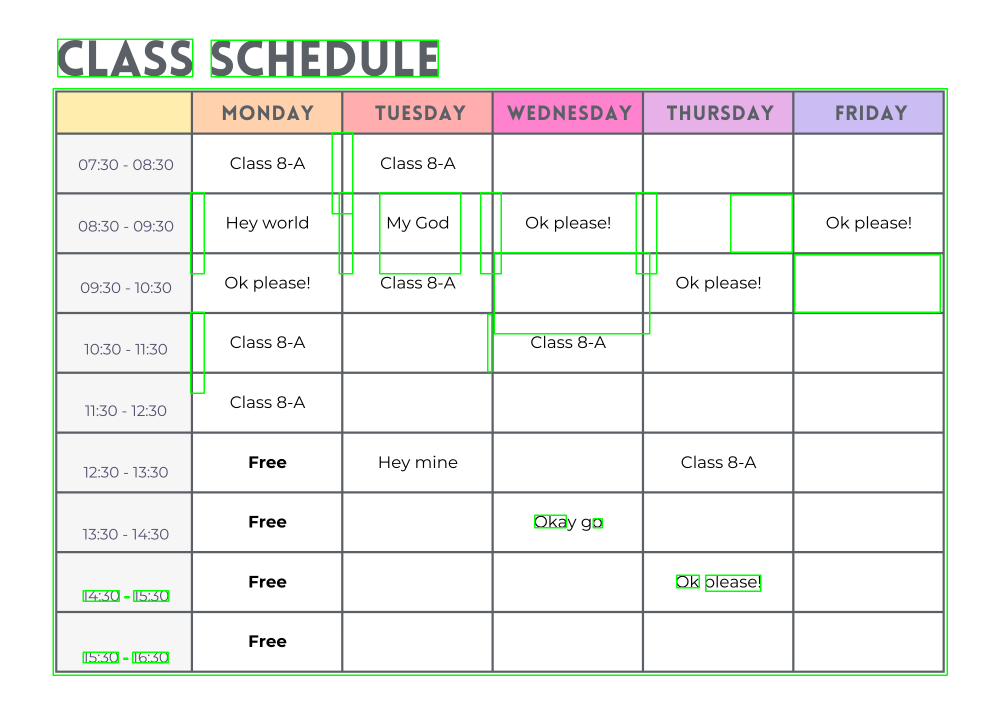
#> input picture ai-testing-and-modelling/boxed_text.png, 2000 x 1414 px (shown at 1/2 size)
$ python -i crop_to_table.py   (imports and definitions only)
#> lines starting #> are read from the running program, lines starting #| are printed output that depends on the picture; after the words box and inside, x2 and y2 are one past the last pixel; in counts of white or black regions, pixels touching at a corner belong together
#> further down, picture is the input picture: shape (1414, 2000, 3); mean B, G, R 237.6, 240.5, 238.8
import cv2
from utils.logger import logger
import numpy as np
# def auto_crop_table(image_path: str, output_path: str = 'cropped_table.png') -> str:
#     """
#     Automatically detects and crops the main table structure in the image.

#     Args:
#         image_path (str): Path to the input image.
#         output_path (str): Path to save the cropped image.

#     Returns:
#         str: Path to the saved cropped image.
#     """
#     img = cv2.imread(image_path)
#     if img is None:
#         logger.error("User with id $ user-id uploaded none image")
#         raise ValueError("Failed to load image. Check the file path.")
#     # RGB to grayscale
#     gray = cv2.cvtColor(img, cv2.COLOR_BGR2GRAY)
#     # Apply binary thresholding
#     # This converts the image to black and white, enhancing contrast between text/lines and background
#     # cv2.THRESH_BINARY_INV makes text white on black background
#     _, thresh = cv2.threshold(gray, 200, 255, cv2.THRESH_BINARY_INV)
#     # Perform morphological operations to close small gaps or holes in the image
#     # MORPH_CLOSE helps connect broken parts of lines or characters
#     kernel = cv2.getStructuringElement(cv2.MORPH_RECT, (15, 15))
#     morph = cv2.morphologyEx(thresh, cv2.MORPH_CLOSE, kernel)

#     # Find all external contours in the morph image
#     contours, _ = cv2.findContours(morph, cv2.RETR_EXTERNAL, cv2.CHAIN_APPROX_SIMPLE)
#     # Find the largest contour assuming it's the table
#     largest_contour = max(contours, key=cv2.contourArea)

#     # Get bounding box coordinates of the largest contour
#     x, y, w, h = cv2.boundingRect(largest_contour)

#     # Crop the original image using bounding box
#     cropped = img[y:y+h, x:x+w]

#     # Save the cropped image to disk
#     cv2.imwrite(output_path, cropped)

#     return output_path

def auto_crop_table(img) -> np.ndarray:
    """
    Automatically detects and crops the main table structure from an image array.

    Args:
        img: NumPy array representing the image.

    Returns:
        Cropped image as a NumPy array.
    """
    if img is None:
        logger.error("Received None as image input to crop.")
        raise ValueError("Invalid image input.")

    gray = cv2.cvtColor(img, cv2.COLOR_BGR2GRAY)
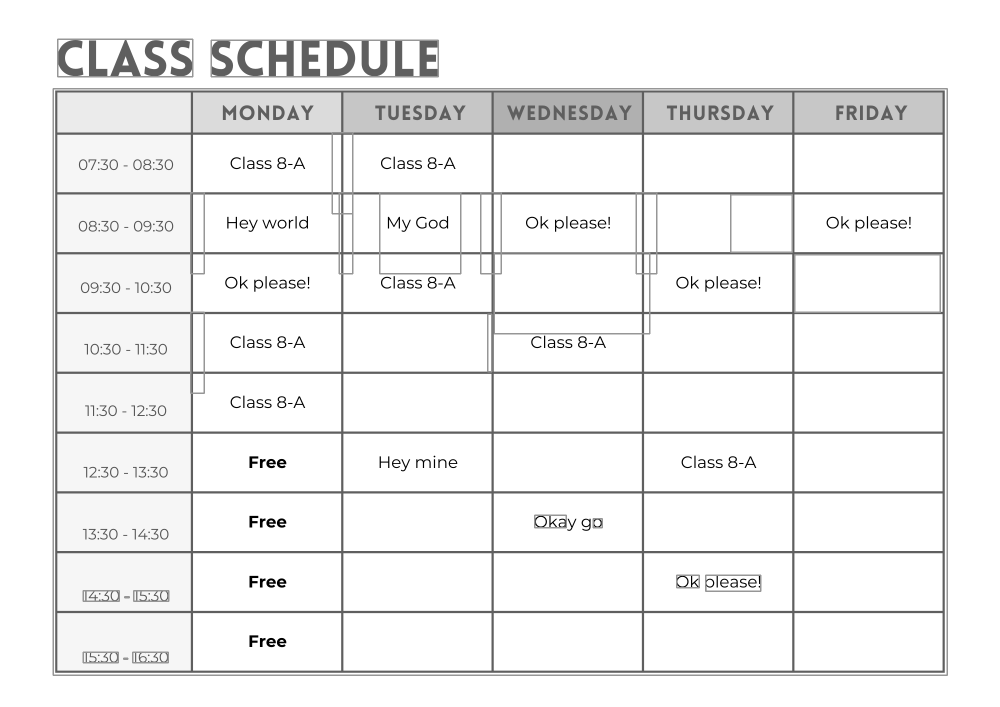
#> gray: shape (1414, 2000) (shown at 1/2 size); min 0, max 255, mean 239.7
    _, thresh = cv2.threshold(gray, 200, 255, cv2.THRESH_BINARY_INV)
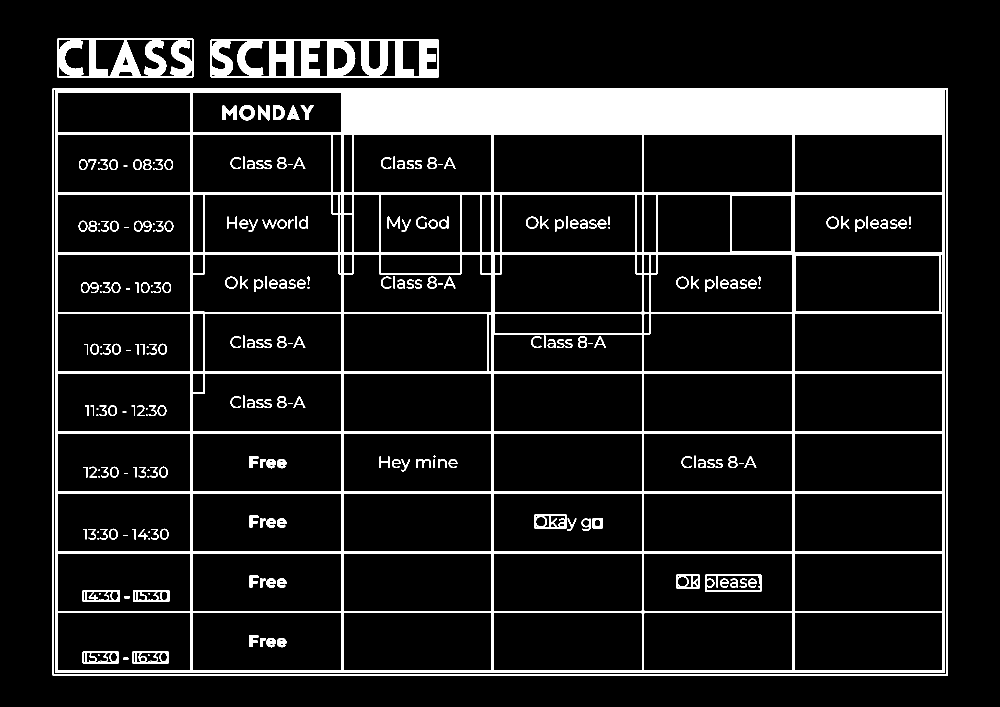
#> thresh: shape (1414, 2000) (shown at 1/2 size); 11.3% white; 254 white regions (49 under 20 px), largest, box (x1, y1, x2, y2) and area: (110, 181, 1890, 1346) 236281, (421, 79, 878, 155) 18894, (105, 176, 1896, 1352) 17762
    kernel = cv2.getStructuringElement(cv2.MORPH_RECT, (15, 15))
    morph = cv2.morphologyEx(thresh, cv2.MORPH_CLOSE, kernel)
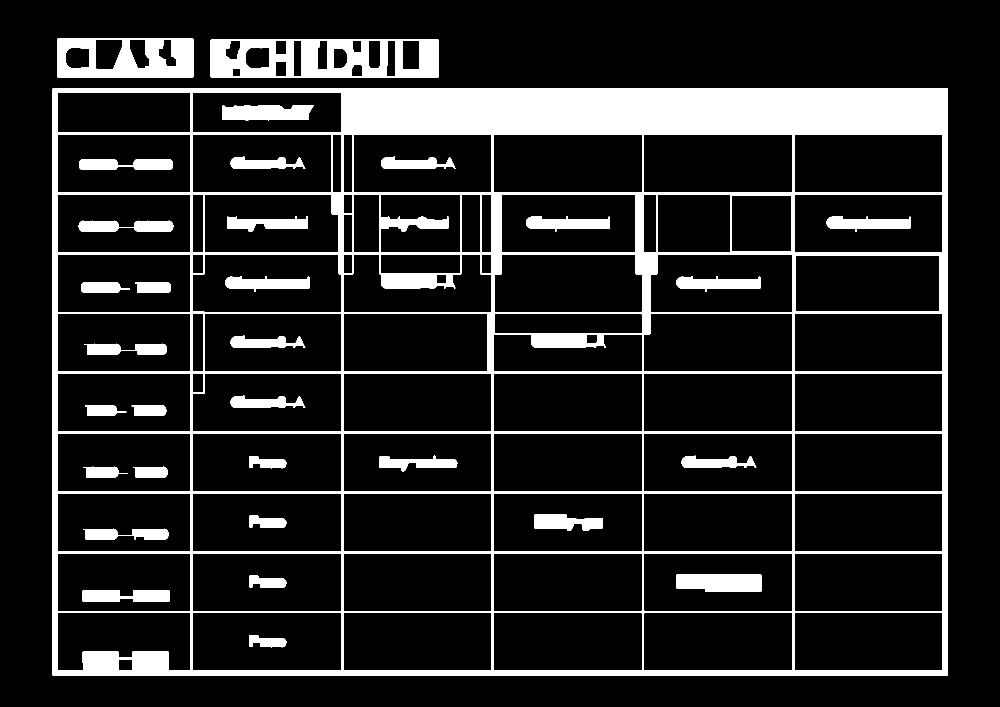
#> morph: shape (1414, 2000) (shown at 1/2 size); 14.2% white; 32 white regions

    contours, _ = cv2.findContours(morph, cv2.RETR_EXTERNAL, cv2.CHAIN_APPROX_SIMPLE)
#> contours = 3 contours; box (x1, y1, x2, y2) and area: (105, 176, 1896, 1352) 2103248, (421, 79, 878, 155) 34198, (114, 77, 387, 155) 20942
    if not contours:
        logger.error("No contours found for cropping.")
        raise ValueError("Could not find any contours.")

    largest_contour = max(contours, key=cv2.contourArea)
#> largest_contour = [[106, 176], [105, 177], [105, 1350], [106, 1351], [1894, 1351], [1895, 1350], [1895, 177], [1894, 176]]
    x, y, w, h = cv2.boundingRect(largest_contour)
#> x = 105; y = 176; w = 1791; h = 1176
    cropped = img[y:y+h, x:x+w]
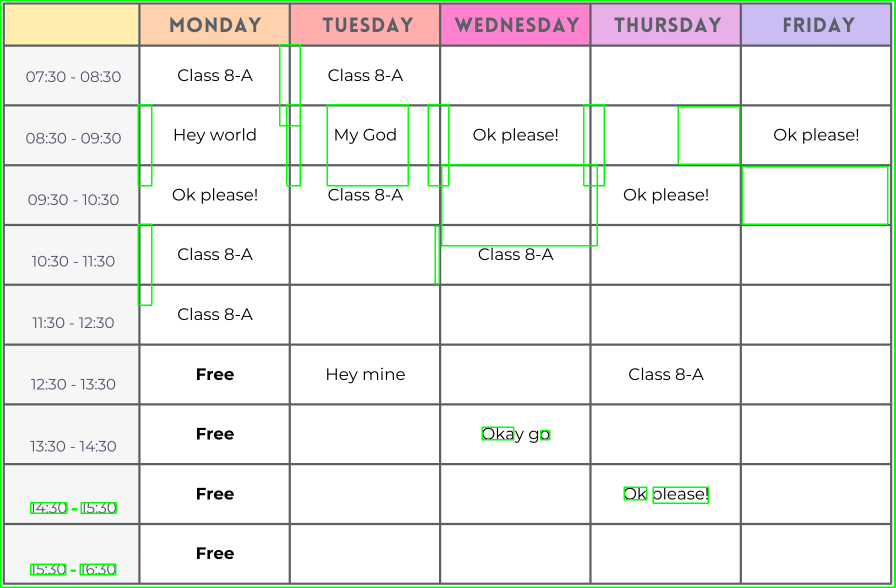
#> cropped: shape (1176, 1791, 3) (shown at 1/2 size); mean B, G, R 234, 237.3, 235.8

    logger.info("Cropping completed successfully.")
#> (this line was passed over: colorlog is not available in this run)
    return cropped

>>> import cv2
>>> picture = cv2.imread('../../../../ai-testing-and-modelling/boxed_text.png')
>>> result = auto_crop_table(picture)
